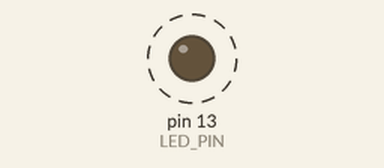
The sketch below on a simulated Arduino Uno, built with avr-gcc and run on an emulated ATmega328P. On the bench: output pins drawn as LEDs (lit = HIGH). Dashed ring = blinking.

Above: at 0.6 s.
Timing chart, 0 to 3.0 s (numbered marks = the images above):
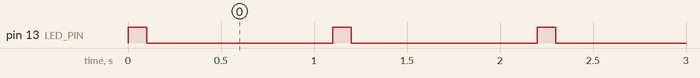

Measured:
- by itself, pin 13 (LED_PIN): alternates HIGH for 0.10 s and LOW for 1.0 s

The sketch:

BlinkC.ino
```cpp
#include <avr/io.h>
#include <util/delay.h>

#define LED_PIN 5

int main() {
  DDRB |= 1 << LED_PIN;
  while(1) {
    PORTB |= 1 << LED_PIN;
    _delay_ms(100);
    PORTB &= ~(1 << LED_PIN);
    _delay_ms(1000);
  }
  return 0;
}
```
